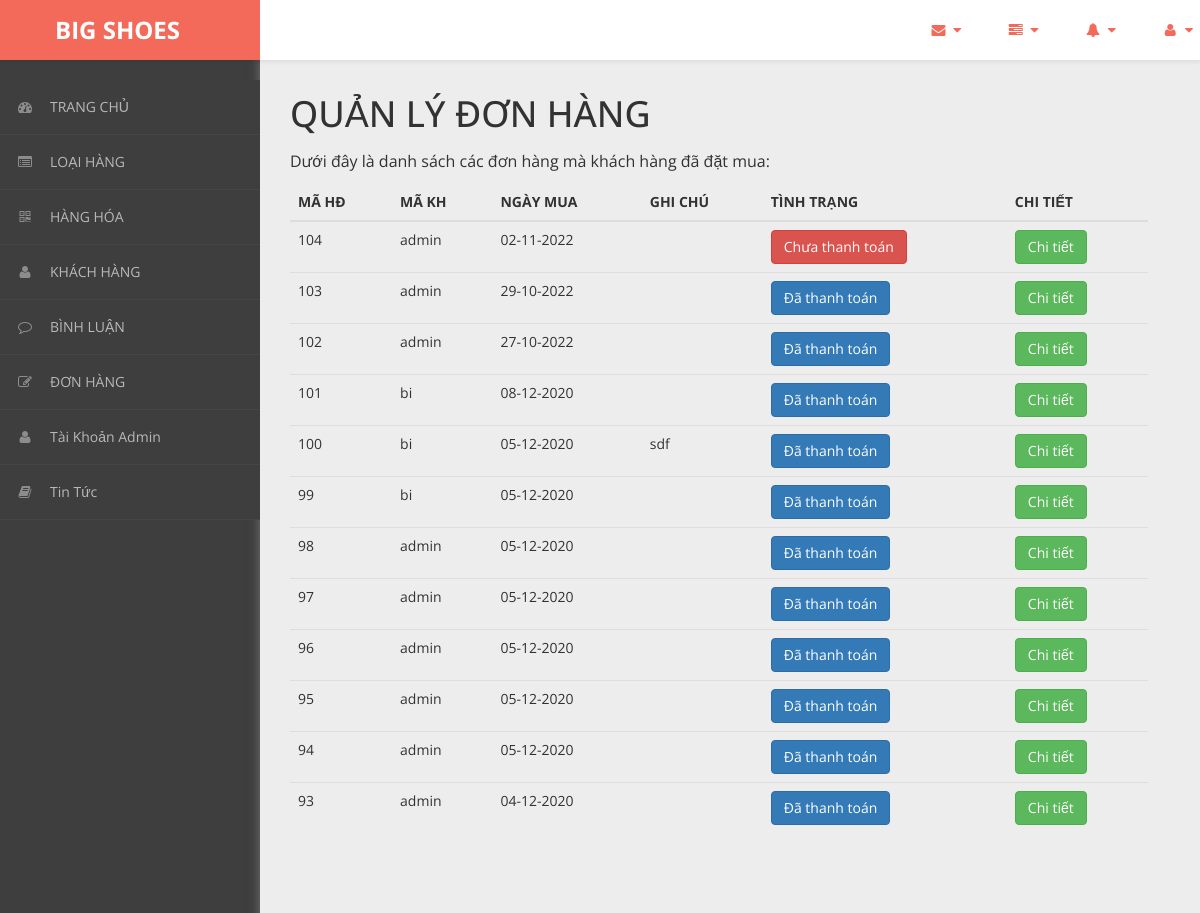
The app's page /admin/content/hoa-don/hoa-don-list.php (signed in) with its own data.
### tables this page shows
CREATE TABLE `hoa_don` (
  `ma_hd` int(11) NOT NULL,
  `ngay_mua` varchar(20) NOT NULL,
  `ghi_chu` varchar(50) NOT NULL,
  `tinh_trang` varchar(20) NOT NULL DEFAULT '0',
  `ma_kh` varchar(50) NOT NULL
);

### admin/dao/pdo.php (called while the page is built, shortened)
<?php
    function pdo_get_connection(){
        $pdo = new PDO("mysql:host=localhost;dbname=bigshoes",'root','');
        $pdo->setAttribute(PDO::ATTR_ERRMODE, PDO::ERRMODE_EXCEPTION);
        return $pdo;
    }
    function pdo_query($sql){
        $sql_args = array_slice(func_get_args(),1);
        try{
            $conn = pdo_get_connection();
            $stmt = $conn ->prepare($sql);
            $stmt -> execute($sql_args);
            $rows = $stmt -> fetchAll();
            return $rows;
        }catch(PDOException $e){
            throw $e;
        }finally{
            unset($conn);
        }
    }
    ?>

### admin/dao/hoa-don.php (called while the page is built, shortened)
<?php
    require_once ('pdo.php');
    function hoa_don_select_all(){
        $sql = "SELECT * FROM hoa_don ORDER BY ma_hd DESC";
        return pdo_query($sql);
    }
?>

### admin/content/hoa-don/hoa-don-list.php (the view, shortened to what this page needs)
<!DOCTYPE html>
<html xmlns="http://www.w3.org/1999/xhtml">
<head>
    <link href="../../../css/admin/css/bootstrap.css" rel="stylesheet" />
    <link href="../../../css/admin/css/font-awesome.css" rel="stylesheet" />
    <link href="../../../css/admin/css/custom-styles.css" rel="stylesheet" />
</head>
<body>
    <div id="wrapper">
        <nav class="navbar navbar-default top-navbar" role="navigation">
            <div class="navbar-header">
                <a class="navbar-brand" href="../../../../bigshoes/trang-chinh/"><strong style = "margin-left: 40px;">BIG SHOES</strong></a>
            </div>
            <ul class="nav navbar-top-links navbar-right">
                <li class="dropdown">
                    <a class="dropdown-toggle" data-toggle="dropdown" href="#" aria-expanded="false">
                        <i class="fa fa-envelope fa-fw"></i> <i class="fa fa-caret-down"></i>
                    </a>
                </li>
                <li class="dropdown">
                    <a class="dropdown-toggle" data-toggle="dropdown" href="#" aria-expanded="false">
                        <i class="fa fa-tasks fa-fw"></i> <i class="fa fa-caret-down"></i>
                    </a>
                </li>
                <li class="dropdown">
                    <a class="dropdown-toggle" data-toggle="dropdown" href="#" aria-expanded="false">
                        <i class="fa fa-bell fa-fw"></i> <i class="fa fa-caret-down"></i>
                    </a>
                </li>
                <li class="dropdown">
                    <a class="dropdown-toggle" data-toggle="dropdown" href="#" aria-expanded="false">
                        <i class="fa fa-user fa-fw"></i> <i class="fa fa-caret-down"></i>
                    </a>
                </li>
            </ul>
        </nav>
        <nav class="navbar-default navbar-side" role="navigation">
            <div class="sidebar-collapse">
                <ul class="nav" id="main-menu">
                    <li>
                        <a href="../thong-ke/thong-ke-list.php"><i class="fa fa-dashboard"></i>TRANG CHỦ</a>
                    </li>
                    <li>
                        <a href="../loai-hang/loai-hang-list.php"><i class="fa fa-list-alt" aria-hidden="true"></i>LOẠI HÀNG</a>
                    </li>
                    <li>
                        <a href="../hang-hoa/hang-hoa-list.php"><i class="fa fa-qrcode"></i>HÀNG HÓA</a>
                    </li>
                    <li>
                        <a href="../khach-hang/khach-hang-list.php"><i class="fa fa-user"></i>KHÁCH HÀNG</a>
                    </li>
                    <li>
                        <a href="../binh-luan/binh-luan-list.php"><i class="fa fa-comment-o" aria-hidden="true"></i>BÌNH LUẬN</a>
                    </li>
                    <li>
                        <a href="../hoa-don/hoa-don-list.php"><i class="fa fa-edit"></i>ĐƠN HÀNG</a>
                    </li>
                    <li>
                        <a href="../tai_khoan_admin/thong-tin-tk.php"><i class="fa fa-user"></i>Tài Khoản Admin</a>
                    </li>
                    <li>
                        <a href="../tin-tuc/tin-tuc-list.php"><i class="fa fa-book"></i>Tin Tức</a>
                    </li>
                </ul>
            </div>
        </nav>
        <div id="page-wrapper">
		  <div class="header">
                        <div class="page-header">
                            <h1>QUẢN LÝ ĐƠN HÀNG</h1>
                            <p>Dưới đây là danh sách các đơn hàng mà khách hàng đã đặt mua: </p>
                            <?php
                                require_once ('../../dao/hoa-don.php');
                                $items = hoa_don_select_all();
                            ?>
                            <table class="table table-hover">
                                <thead>
                                  <tr>
                                    <th>MÃ HĐ</th>
                                    <th>MÃ KH</th>
                                    <th>NGÀY MUA</th>
                                    <th>GHI CHÚ</th>
                                    <th>TÌNH TRẠNG</th>
                                    <th>CHI TIẾT</th>
                                  </tr>
                                </thead>
                                <tbody>
                                <?php foreach($items as $item){
                                     extract($item);
                                    ?>
                                  <tr>
                                    <td><?=$ma_hd?></td>
                                    <td><?=$ma_kh?></td>
                                    <td><?=$ngay_mua?></td>
                                    <td><?=$ghi_chu?></td>
                                    <td>
                                        <a href="thanh-toan-gio-hang.php?ma_hd=<?=$ma_hd?>">
                                        <?php
                                            if($tinh_trang == 0){
                                                echo '<button class="btn btn-danger name="thanh_toan">';
                                                echo "Chưa thanh toán";
                                            }else{
                                                echo '<button class="btn btn-primary name ="thanh_toan">';
                                                echo "Đã thanh toán";
                                            }
                                        ?>
                                        </button></a>
                                    </td>
                                    <td><a href="chi-tiet-hoa-don.php?ma_hd=<?=$ma_hd?>&ma_kh=<?=$ma_kh?>"><button class="btn btn-success">Chi tiết</button></a></td>
                                  </tr>
                                <?php } ?>
                                </tbody>
                              </table>
                        </div>
		</div>
            </div>
        </div>
</body>
</html>

### css/admin/css/custom-styles.css (style rules this page uses)
body { font-family: 'Open Sans', sans-serif; background: #3E3E3E; }
#wrapper { width: 100%; }
#page-wrapper { padding: 15px 15px; min-height: 600px; background: #EDEDED; }
h1, .h1, h2, .h2, h3, .h3 { margin-top: 7px; margin-bottom: -5px; }
p { font-size:16px; line-height:25px; padding-top:20px; }
.navbar-side { z-index: 0; }
.navbar-side .nav > li > a > i { color: #8C8C8C;padding: 8px;width: 30px;text-align: center; }
.top-navbar { position: fixed; width: 100%; z-index: 300; -webkit-box-shadow: 0 3px 3px rgba(0, 0, 0, 0.05); -moz-box-shadow: 0 3px 3px rgba(0, 0, 0, 0.05); box-shadow: 0 3px 3px rgba(0, 0, 0, 0.05); }
.navbar-side { z-index: 1; position: fixed; width: 260px; top: 80px; }
#page-wrapper { position: relative; top: 55px; box-shadow: 0 0 10px #757575; -moz-box-shadow: 0 0 10px #757575; -webkit-box-shadow: 0 0 10px #757575; }
.page-header { margin: 0;border-bottom: 1px solid transparent;text-align: left;background-color: rgb(237, 237, 237);padding: 32px 22px 32px 0;color: #323232; }
.header { margin: 0 30px; }
.top-navbar { margin:0px; }
.top-navbar .navbar-brand { color: #fff;width: 260px;text-align: left;height: 60px;font-size: 24px;font-weight: 700;line-height: 30px;background: #F36A5A; }
.top-navbar .nav > li { position: relative; display: inline-block; margin: 0px; padding: 0px; }
.top-navbar .nav > li > a { position: relative; display: block; padding: 20px;color: #FFFFFF; margin: 0px; }
.sidebar-collapse , .sidebar-collapse .nav { background:none; }
.sidebar-collapse .nav { padding:0; }
.sidebar-collapse .nav > li > a { color: #B8B8B8; background:transparent; text-shadow:none; font-size: 14px; }
.sidebar-collapse > .nav > li > a { padding: 12px 10px; }
.sidebar-collapse > .nav > li { border-bottom: 1px solid rgba(107, 108, 109, 0.19); }
.navbar-side { border:none; background: #3E3E3E; }
.top-navbar { background: #FFFFFF; border-bottom:none; }
.top-navbar .nav > li > a > i { margin-right: 2px; }
.navbar-default { border:0px solid black; }
.navbar-header { background: transparent; }
.nav > li > a > i { margin-right:10px; color: rgb(243, 106, 90); }
@media (min-width:768px) { #page-wrapper { margin: 0 0 0 260px; padding: 0; min-height: 1200px; } }
@media (min-width:768px) { .navbar-side { width: 260px; z-index: 1; } }
@media (min-width:768px) { .navbar { border-radius: 0px; } }

### records on screen
hoa_don: ma_hd "104", ma_kh "admin", ngay_mua "02-11-2022", tinh_trang "Chưa thanh toán"
hoa_don: ma_hd "103", ma_kh "admin", ngay_mua "29-10-2022", tinh_trang "Đã thanh toán"
hoa_don: ma_hd "102", ma_kh "admin", ngay_mua "27-10-2022", tinh_trang "Đã thanh toán"
hoa_don: ma_hd "101", ma_kh "bi", ngay_mua "08-12-2020", tinh_trang "Đã thanh toán"
hoa_don: ma_hd "100", ma_kh "bi", ngay_mua "05-12-2020", ghi_chu "sdf", tinh_trang "Đã thanh toán"
hoa_don: ma_hd "99", ma_kh "bi", ngay_mua "05-12-2020", tinh_trang "Đã thanh toán"
hoa_don: ma_hd "98", ma_kh "admin", ngay_mua "05-12-2020", tinh_trang "Đã thanh toán"
hoa_don: ma_hd "97", ma_kh "admin", ngay_mua "05-12-2020", tinh_trang "Đã thanh toán"
hoa_don: ma_hd "96", ma_kh "admin", ngay_mua "05-12-2020", tinh_trang "Đã thanh toán"
hoa_don: ma_hd "95", ma_kh "admin", ngay_mua "05-12-2020", tinh_trang "Đã thanh toán"
hoa_don: ma_hd "94", ma_kh "admin", ngay_mua "05-12-2020", tinh_trang "Đã thanh toán"
hoa_don: ma_hd "93", ma_kh "admin", ngay_mua "04-12-2020", tinh_trang "Đã thanh toán"
